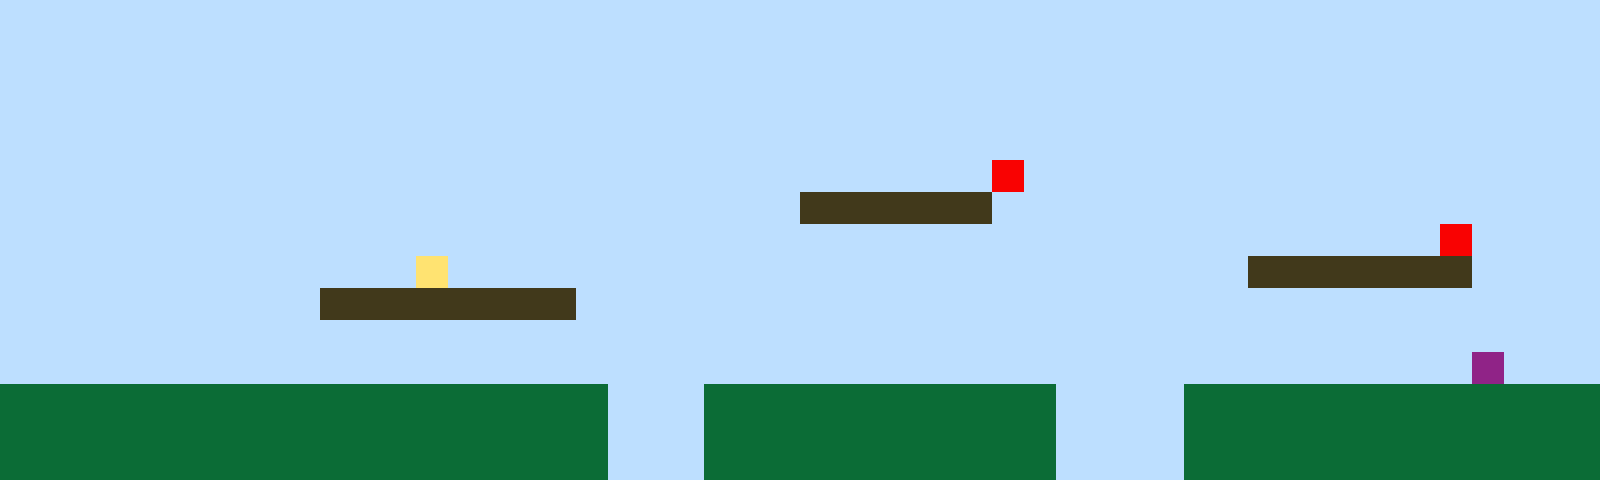

This game map was drawn from its Tiled (.tmx) file and the tilesets committed beside it. A one-line description and the full map source follow:
An orthogonal 50x15 tile map with 32x32 px tiles, 1 tile layer (Tile Layer 1).

<map version="1.10" tiledversion="1.11.2" orientation="orthogonal" renderorder="right-up" width="50" height="15" tilewidth="32" tileheight="32" infinite="0" nextlayerid="2" nextobjectid="1"><editorsettings><export target="map1.csv" format="csv" /></editorsettings><tileset firstgid="1" name="sprites" tilewidth="32" tileheight="32" tilecount="6" columns="3"><image source="sprites.png" width="96" height="64" /></tileset><layer id="1" name="Tile Layer 1" width="50" height="15"><data encoding="csv">1,1,1,1,1,1,1,1,1,1,1,1,1,1,1,1,1,1,1,1,1,1,1,1,1,1,1,1,1,1,1,1,1,1,1,1,1,1,1,1,1,1,1,1,1,1,1,1,1,1,1,1,1,1,1,1,1,1,1,1,1,1,1,1,1,1,1,1,1,1,1,1,1,1,1,1,1,1,1,1,1,1,1,1,1,1,1,1,1,1,1,1,1,1,1,1,1,1,1,1,1,1,1,1,1,1,1,1,1,1,1,1,1,1,1,1,1,1,1,1,1,1,1,1,1,1,1,1,1,1,1,1,1,1,1,1,1,1,1,1,1,1,1,1,1,1,1,1,1,1,1,1,1,1,1,1,1,1,1,1,1,1,1,1,1,1,1,1,1,1,1,1,1,1,1,1,1,1,1,1,1,1,1,1,1,1,1,1,1,1,1,1,1,1,1,1,1,1,1,1,1,1,1,1,1,1,1,1,1,1,1,1,1,1,1,1,1,1,1,1,1,1,1,1,1,1,1,1,1,1,1,1,1,1,1,1,1,1,1,1,1,1,1,1,1,1,1,1,1,1,1,1,1,1,1,1,1,1,1,1,1,1,1,1,1,1,1,1,1,1,1,1,1,1,1,1,1,1,1,1,1,5,1,1,1,1,1,1,1,1,1,1,1,1,1,1,1,1,1,1,1,1,1,1,1,1,1,1,1,1,1,1,1,1,1,1,1,1,1,1,1,1,1,1,1,3,3,3,3,3,3,1,1,1,1,1,1,1,1,1,1,1,1,1,1,1,1,1,1,1,1,1,1,1,1,1,1,1,1,1,1,1,1,1,1,1,1,1,1,1,1,1,1,1,1,1,1,1,1,1,1,1,1,1,1,1,1,1,1,1,1,1,1,1,1,5,1,1,1,1,1,1,1,1,1,1,1,1,1,1,1,1,1,4,1,1,1,1,1,1,1,1,1,1,1,1,1,1,1,1,1,1,1,1,1,1,1,1,1,3,3,3,3,3,3,3,1,1,1,1,1,1,1,1,1,1,1,1,1,1,3,3,3,3,3,3,3,3,1,1,1,1,1,1,1,1,1,1,1,1,1,1,1,1,1,1,1,1,1,1,1,1,1,1,1,1,1,1,1,1,1,1,1,1,1,1,1,1,1,1,1,1,1,1,1,1,1,1,1,1,1,1,1,1,1,1,1,1,1,1,1,1,1,1,1,1,1,1,1,1,1,1,1,1,1,1,1,1,1,1,1,1,1,1,1,1,1,1,1,1,1,1,1,1,1,1,1,1,1,1,1,1,1,1,1,1,1,1,1,1,1,1,1,1,1,1,1,1,1,1,1,1,1,1,1,1,6,1,1,1,2,2,2,2,2,2,2,2,2,2,2,2,2,2,2,2,2,2,2,1,1,1,2,2,2,2,2,2,2,2,2,2,2,1,1,1,1,2,2,2,2,2,2,2,2,2,2,2,2,2,2,2,2,2,2,2,2,2,2,2,2,2,2,2,2,2,2,2,2,1,1,1,2,2,2,2,2,2,2,2,2,2,2,1,1,1,1,2,2,2,2,2,2,2,2,2,2,2,2,2,2,2,2,2,2,2,2,2,2,2,2,2,2,2,2,2,2,2,2,1,1,1,2,2,2,2,2,2,2,2,2,2,2,1,1,1,1,2,2,2,2,2,2,2,2,2,2,2,2,2</data></layer></map>
